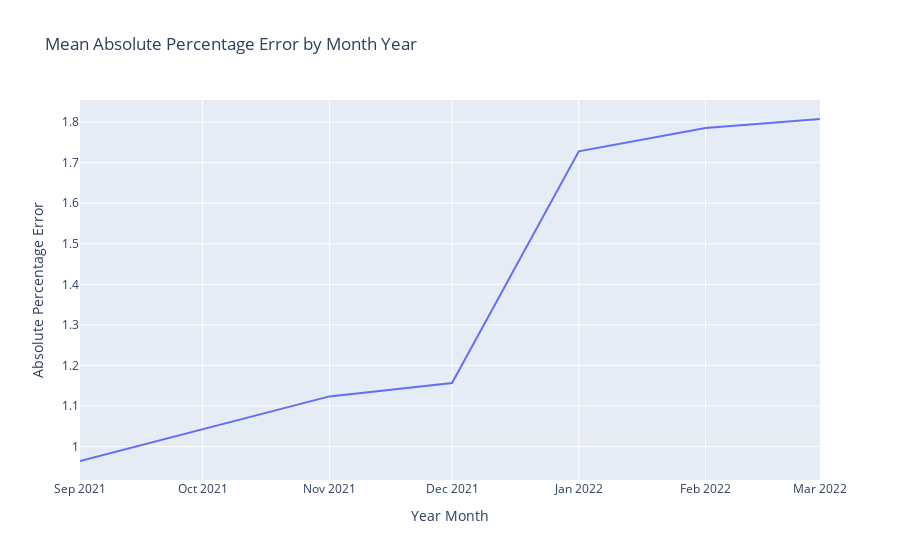

Notebook cell for this chart:
### Code cell
df_pred_viz = df_pred.copy()
# This gets the first of the month for each date
df_pred_viz['Year Month'] = df_pred_viz['Date'].to_numpy().astype('datetime64[M]')

df_pred_viz = df_pred_viz\
    .groupby(['Year Month'])\
    .mean()[['Squared Error', 'Absolute Error', 'Absolute Percentage Error']]\
    .reset_index()

fig = px.line(
    df_pred_viz, 
    x = 'Year Month', 
    y = 'Absolute Percentage Error', 
    title = 'Mean Absolute Percentage Error by Month Year'
)
fig.show()

### Figure 1 — Plotly figure (JSON) as saved in the notebook; plotly's stock layout.template omitted (floating-point values rounded to 4 significant figures)
{"data": [{"hovertemplate": "Year Month=%{x}<br>Absolute Percentage Error=%{y}<extra></extra>", "legendgroup": "", "line": {"color": "#636efa", "dash": "solid"}, "marker": {"symbol": "circle"}, "mode": "lines", "name": "", "orientation": "v", "showlegend": false, "type": "scatter", "x": ["2021-09-01T00:00:00", "2021-10-01T00:00:00", "2021-11-01T00:00:00", "2021-12-01T00:00:00", "2022-01-01T00:00:00", "2022-02-01T00:00:00", "2022-03-01T00:00:00"], "xaxis": "x", "y": [0.9642, 1.042, 1.124, 1.157, 1.728, 1.786, 1.808], "yaxis": "y"}], "layout": {"legend": {"tracegroupgap": 0}, "title": {"text": "Mean Absolute Percentage Error by Month Year"}, "xaxis": {"anchor": "y", "domain": [0, 1], "title": {"text": "Year Month"}}, "yaxis": {"anchor": "x", "domain": [0, 1], "title": {"text": "Absolute Percentage Error"}}}}
